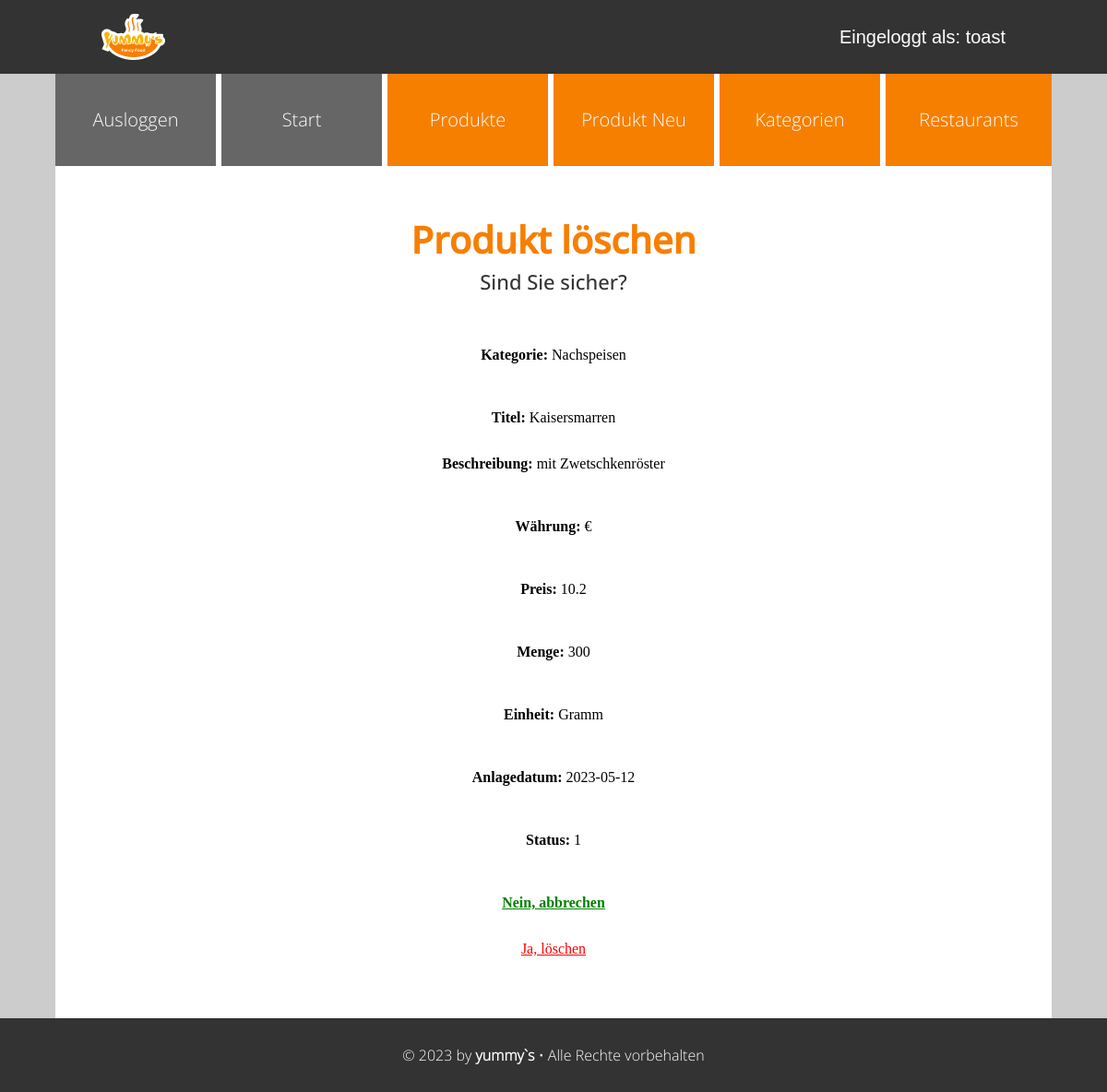
The app's page /admin/produkt_loeschen.php?id=3 (signed in) with its own data.
### tables this page shows
CREATE TABLE `produkte` (
  `id` int(10) UNSIGNED NOT NULL,
  `titel` varchar(200) NOT NULL,
  `beschreibung` text NOT NULL,
  `waehrung` varchar(10) NOT NULL,
  `preis` float UNSIGNED NOT NULL,
  `menge` float UNSIGNED NOT NULL,
  `einheit` varchar(50) NOT NULL,
  `anlagedatum` date NOT NULL,
  `aenderungsdatum` date DEFAULT NULL,
  `aktiv` tinyint(1) DEFAULT 0,
  `kategorie_id` int(10) UNSIGNED NOT NULL,
  `restaurant_id` int(10) UNSIGNED DEFAULT NULL,
  `benutzer_id` int(10) UNSIGNED DEFAULT NULL
);

CREATE TABLE `kategorien` (
  `id` int(10) UNSIGNED NOT NULL,
  `bezeichnung` varchar(200) NOT NULL
);

### admin/setup.php (called while the page is built, shortened)
<?php
spl_autoload_register(
    function (string $klasse) {
        $prefix = "WIFI\\JUMMY\\";
        $basis = __DIR__ . "/Klassen/";
        $laenge = strlen($prefix);
        $relativ = substr($klasse, $laenge);
        $datei = $basis . str_replace("\\", "/", $relativ) . ".php";
    }
);

### admin/Klassen/Mysql.php (called while the page is built, shortened)
<?php
class Mysql
{
    private static ?Mysql $instanz = null;
    public static function getInstanz(): Mysql
    {
        if (!self::$instanz) {
            self::$instanz = new Mysql();
        }
        return self::$instanz;
    }
    private \mysqli $db;
    private function verbinden(): void
    {
        $this->db = new \mysqli(MYSQL_HOST, MYSQL_USER, MYSQL_PASSWORT, MYSQL_DATENBANK);
        $this->db->set_charset("utf8");
    }
    public function escape(string $wert): string
    {
        return $this->db->real_escape_string($wert);
    }
    public function query(string $sqlBefehl): \mysqli_result|bool
    {
        $result = $this->db->query($sqlBefehl);
        return $result;
    }
}

### admin/Klassen/Speisen/DbRow/DbRowAbstract.php (called while the page is built, shortened)
<?php
abstract class DbRowAbstract
{
    protected string $tabelle;
    private array $daten = array();
    public function __construct(int|array $idOderDaten)
    {
        if (is_int($idOderDaten)) {
            $db = Mysql::getInstanz();
            $sqlId = $db->escape($idOderDaten);
            $result = $db->query("SELECT * FROM {$this->tabelle} WHERE id = '{$sqlId}'");
            $this->daten = $result->fetch_assoc();
        } else {
            $this->daten = $idOderDaten;
        }
    }
    public function __get(string $eigenschaft): mixed
    {
        return $this->daten[$eigenschaft];
    }
}

### admin/Klassen/Speisen/DbRow/Produkt.php (called while the page is built, shortened)
<?php
class Produkt extends DbRowAbstract
{
    public function kategorie(): Kategorie
    {
        return new Kategorie($this->kategorie_id);
    }
}

### admin/produkt_loeschen.php (the view, shortened to what this page needs)
<?php
include "setup.php";
include "kopf.php";
?>
<div id="admin-toptext">
    <h2 id="admin-headline">Produkt löschen</h2>
    <aside id="admin-subline">Sind Sie sicher?</aside>
</div>
<?php
$produkt = new Produkt($_GET["id"]);
if (!empty($_GET["delete"])) {
    $produkt->entfernen();
    echo "<p>Das Produkt wurde erfolgreich gelöscht!</p>";
} else {
    echo "<p><strong>Kategorie:</strong> " . $produkt->kategorie()->bezeichnung . "</p>" . "<br />";
    echo "<p><strong>Titel:</strong> " . $produkt->titel . "<br />";
    echo "<p><strong>Beschreibung:</strong> " . $produkt->beschreibung . "</p>" . "<br />";
    echo "<p><strong>Währung:</strong> " . $produkt->waehrung . "</p>" . "<br />";
    echo "<p><strong>Preis:</strong> " . $produkt->preis . "</p>" . "<br />";
    echo "<p><strong>Menge:</strong> " . $produkt->menge . "</p>" . "<br />";
    echo "<p><strong>Einheit:</strong> " . $produkt->einheit . "</p>" . "<br />";
    echo "<p><strong>Anlagedatum:</strong> " . $produkt->anlagedatum . "</p>" . "<br />";
    echo "<p><strong>Status:</strong> " . $produkt->aktiv . "</p>" . "<br />";
    echo "<p>
    <strong><a href='produkt_liste.php' style='color: green'> Nein, abbrechen</a></strong></p>";
    echo "<p>
    <a href='produkt_loeschen.php?id=" . $produkt->id . "&amp;delete=1' style='color: red'>Ja, löschen</a></p>";
}
include "fuss.php";

### css/admin-base.css (style rules this page uses)
:root { --white: #fff; --black: #000; --grey-extra-light: #f5f5f5; --grey-light: #ccc; --grey-medium: #7f7f7f; --grey-dark: #666; --grey-slate: #708090; --grey-extra-dark: #333; --soft-blue-light: #a8dadc; --soft-blue: #457b9d; --soft-blue-dark: #334a6b; --soft-blue-extra-dark: #1d3557; --soft-green-extra-light: #cbddab; --soft-green-light: #a3b18a; --soft-green: #588157; --soft-green-dark: #3a5a40; --soft-green-extra-dark: #344e41; --soft-red: #d62828; --soft-red-dark: #c1121f; --soft-red-extra-dark: #780000; --soft-orange-extra-light: #fee8bd; --soft-orange-light: #fcbf49; --soft-orange: #F77F00; --soft-orange-dark: #944d00; --soft-yellow-light: #ffdd00; --soft-yellow: #ffc300; --soft-beige: #EAE2B7; }
html, body { margin: 0; padding: 0; font-size: 100%; background-color: var(--grey-light); }
* { box-sizing: border-box; }
#admin-toptext { text-align: center; }
#admin-headline { font-family: "OpenSans-Medium", Arial, Helvetica, sans-serif; font-size: calc(100vw / 12); line-height: calc(100vw / 10); color: var(--soft-orange); margin: 1vw 0; }
#admin-subline { font-family: "OpenSans-Medium", Arial, Helvetica, sans-serif; font-size: calc(100vw / 25); color: var(--grey-extra-dark); padding-top: 1vw; padding-bottom: 7vw; }
@media (min-width: 600px) { #admin-headline { font-size: calc(100vw / 25); line-height: calc(100vw / 25); margin: 1vw 0; } }
@media (min-width: 600px) { #admin-subline { font-size: calc(100vw / 45); padding-top: 0; padding-bottom: 3vw; } }
@media (min-width: 1200px) { #admin-headline { font-size: 40px; line-height: 40px; color: var(--soft-orange); margin: 10px 0; } }
@media (min-width: 1200px) { #admin-subline { font-size: 22px; padding-top: 0; padding-bottom: 40px; } }

### css/admin-content.css (style rules this page uses)
:root { --white: #fff; --black: #000; --grey-extra-light: #f5f5f5; --grey-light: #ccc; --grey-medium: #7f7f7f; --grey-dark: #666; --grey-slate: #708090; --grey-extra-dark: #333; --soft-blue-light: #a8dadc; --soft-blue: #457b9d; --soft-blue-dark: #334a6b; --soft-blue-extra-dark: #1d3557; --soft-green-extra-light: #cbddab; --soft-green-light: #a3b18a; --soft-green: #588157; --soft-green-dark: #3a5a40; --soft-green-extra-dark: #344e41; --soft-red: #d62828; --soft-red-dark: #c1121f; --soft-red-extra-dark: #780000; --soft-orange-extra-light: #fee8bd; --soft-orange-light: #fcbf49; --soft-orange: #F77F00; --soft-orange-dark: #944d00; --soft-yellow-light: #ffdd00; --soft-yellow: #ffc300; --soft-beige: #EAE2B7; }
html, body { margin: 0; padding: 0; font-size: 100%; background-color: var(--grey-light); }
* { box-sizing: border-box; }

### records on screen
produkte: kategorie.bezeichnung "Nachspeisen", titel "Kaisersmarren", beschreibung "mit Zwetschkenröster", waehrung "€", preis "10.2", menge "300", einheit "Gramm", anlagedatum "2023-05-12", aktiv "1"

### other values on screen
$_SESSION["benutzername"] "toast"
